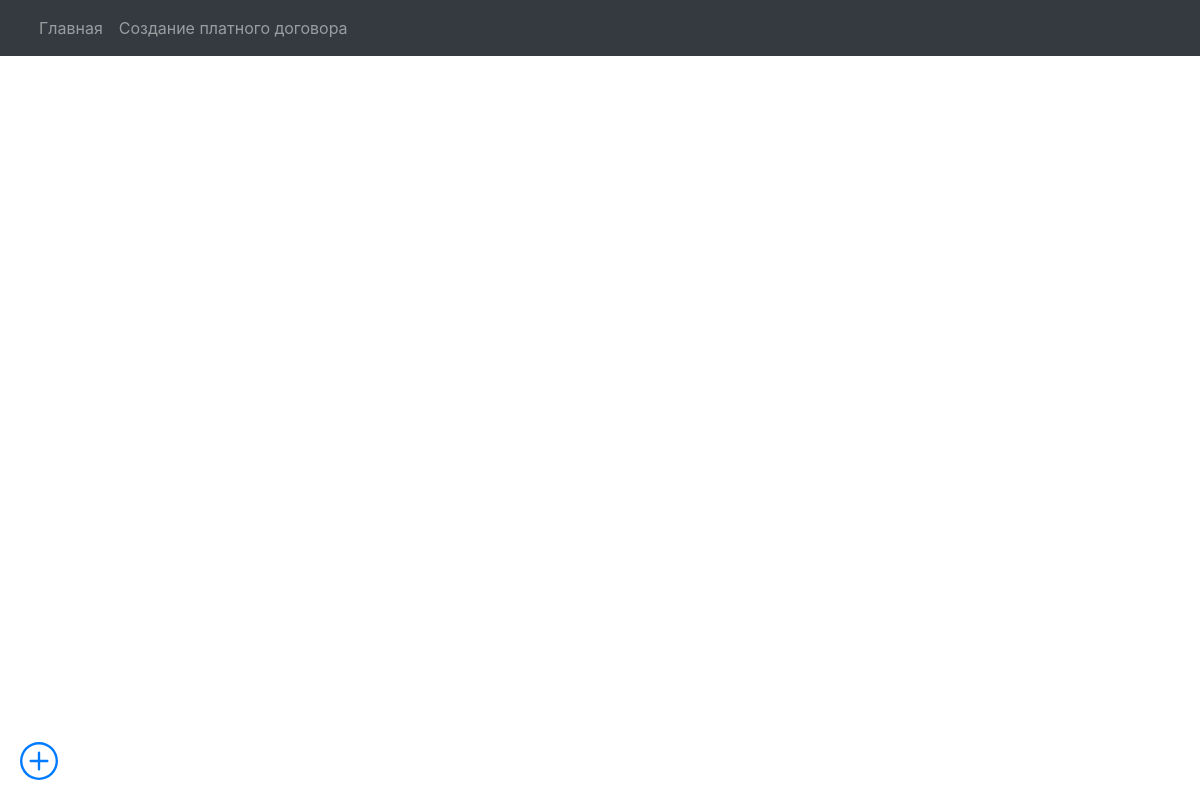
The app's page /paid_departure/filials/orders/2/, older data.
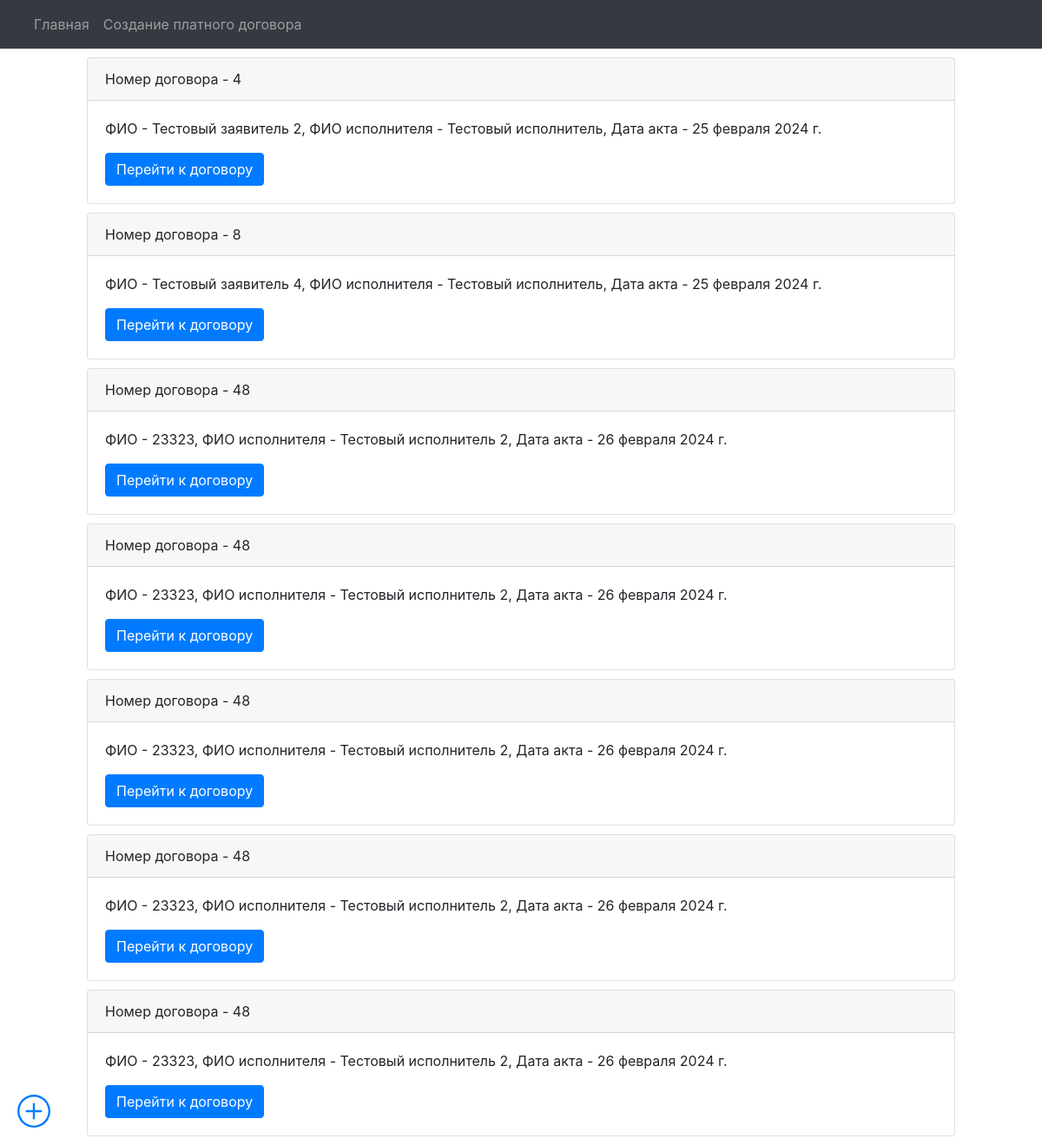
The same page, newer data.
### engine/models.py (models this page shows)
class Reestr_oferts(models.Model):
    number_orders_vozm = models.CharField(max_length=20, blank=False, verbose_name='Номер договора возм.', db_index=True)
    fio = models.CharField(max_length=128, blank=False, verbose_name='ФИО')
    date_orders = models.DateField(auto_now_add=True, verbose_name='Дата договора')
    date_akt = models.DateField(auto_now_add=True, verbose_name='Дата акта')
    exicutor = models.ForeignKey(Exicuters, on_delete=models.PROTECT, verbose_name='Исполнитель')
    filial = models.ForeignKey(Filials, on_delete=models.PROTECT, verbose_name='Филиал')
    price = models.FloatField(max_length=10, verbose_name='Цена')
    date_buhgt = models.DateField(verbose_name='Дата передачи в бухгалтерию')
    comment = models.CharField(max_length=512, verbose_name='Комментарий')

class Exicuters(models.Model):
    fio = models.CharField(max_length=128, blank=True, verbose_name='ФИО исполнителя')
    filial = models.ForeignKey(Filials, on_delete=models.PROTECT, verbose_name='Филиал к котрому привязан исполнитель', default='Тест')
    def __str__(self):
        return self.fio

### engine/views.py (the view)
# urls.py: path('filials/orders/<int:pk>/', get_orders, name='get_orders'),
def get_orders(request, pk):
    orders = Reestr_oferts.objects.filter(filial_id=pk)
    filial = pk
    context = {
        'orders': orders,
        'filial': filial
    }
    return render(request, 'orders/orders.html', context=context)

### engine/templates/orders/orders.html (shortened to what this page needs)
{% extends "orders/base.html" %}
{% block nav %}{% include "orders/nav.html" %}{% endblock %}
{% block content %}
<div>
    {% for order in orders %}
</div>
<div class="card" style="margin: 10px 100px 10px 100px;">
    <div class="card-header">
      Номер договора - {{ order.number_orders_vozm }}
    </div>
    <div class="card-body">
      <p class="card-text">ФИО - {{ order.fio }}, ФИО исполнителя - {{ order.exicutor }}, Дата акта - {{ order.date_akt }}</p>
      <a href="{% url 'get_order' id_order=order.pk %}" class="btn btn-primary">Перейти к договору</a>
    </div>
  </div>
    {% endfor %}
    <div class="fixed-bottom fixed-right" style="position: fixed; bottom: 0; right: 0; padding: 20px;">
      <a href="/paid_departure/create_order/">
      </a>
    </div>
{% endblock %}

### engine/templates/orders/base.html (shortened to what this page needs)
{% load static %}
<!DOCTYPE html>
<html>
<head>
  <link rel="stylesheet" href="https://stackpath.bootstrapcdn.com/bootstrap/4.1.3/css/bootstrap.min.css">
</head>
<body>
  {% block nav %}{% endblock %}
  <main>{% block content %}{% endblock %}</main>
</body>
</html>

### engine/templates/orders/nav.html (shortened to what this page needs)
<nav class="navbar navbar-expand-lg navbar-dark bg-dark">
    <div class="container-fluid">
      <div class="collapse navbar-collapse" id="navbarNavDropdown">
        <ul class="navbar-nav">
          <li class="nav-item">
            <a class="nav-link" aria-current="page" href="/paid_departure/filials/">Главная</a>
          </li>
          <li class="nav-item">
            <a class="nav-link" href="/paid_departure/create_order/">Создание платного договора</a>
          </li>
        </ul>
      </div>
    </div>
  </nav>

Row changes from the older to the newer data that the page shows:
now on this page (row edited): Reestr_oferts: number_orders_vozm "4", fio "Тестовый заявитель 2", exicutor "Тестовый исполнитель", date_akt "25 февраля 2024 г."
now on this page (row edited): Reestr_oferts: number_orders_vozm "8", fio "Тестовый заявитель 4", exicutor "Тестовый исполнитель", date_akt "25 февраля 2024 г."
added Reestr_oferts: number_orders_vozm "48", fio "23323", exicutor "Тестовый исполнитель 2", date_akt "26 февраля 2024 г."
added Reestr_oferts: number_orders_vozm "48", fio "23323", exicutor "Тестовый исполнитель 2", date_akt "26 февраля 2024 г."
added Reestr_oferts: number_orders_vozm "48", fio "23323", exicutor "Тестовый исполнитель 2", date_akt "26 февраля 2024 г."
added Reestr_oferts: number_orders_vozm "48", fio "23323", exicutor "Тестовый исполнитель 2", date_akt "26 февраля 2024 г."
added Reestr_oferts: number_orders_vozm "48", fio "23323", exicutor "Тестовый исполнитель 2", date_akt "26 февраля 2024 г."
